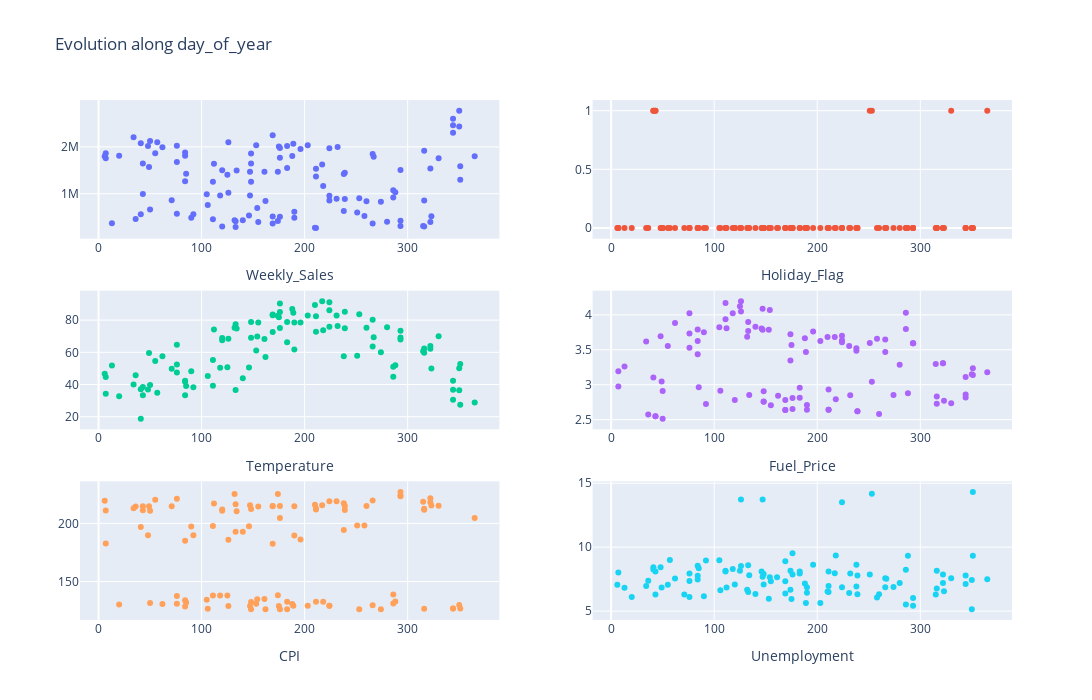

This figure's notebook cell:
### Code cell
import plotly.graph_objects as go
from plotly.subplots import make_subplots

x_axis = "day_of_year"

wsales_df_for_viz = wsales_df.sort_values(by=[x_axis])

cols = ["Weekly_Sales", "Holiday_Flag", "Temperature", "Fuel_Price", "CPI", "Unemployment"]
fig = make_subplots(rows=3, cols=2)

positions = [(r, c) for r in range(1, 4) for c in range(1, 3)]

for i, col in enumerate(cols):
    row, col_pos = positions[i]

    fig.add_trace(go.Scatter(
        x=wsales_df_for_viz[x_axis], y=wsales_df_for_viz[col],
        mode="markers",
        name="Percentage hindered rentals",
    ),
    row=row,
    col=col_pos
    )
    axis_num = i + 1
    fig.update_layout({f"xaxis{axis_num}": dict(title=col)})

fig.update_layout(
    height=700,
    width=1200,
    title_text=f"Evolution along {x_axis}",
    showlegend=False
)

fig.show()
